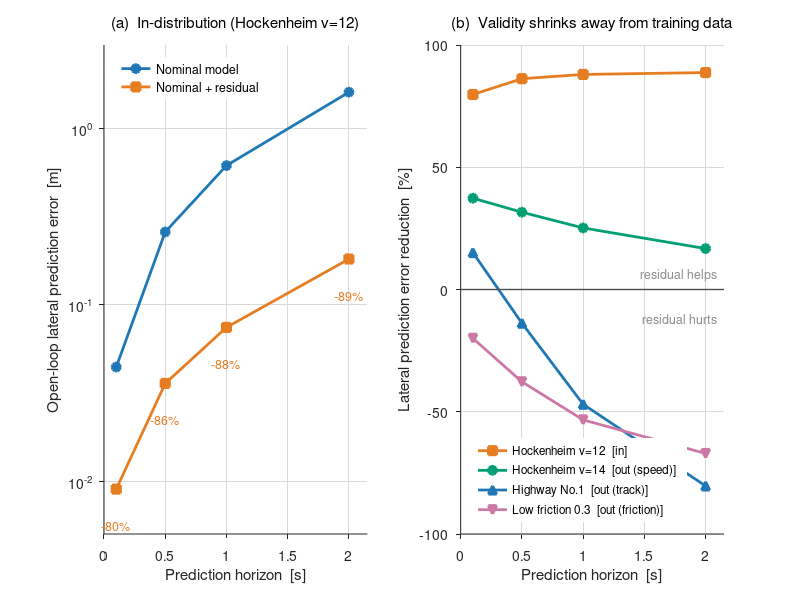

MATLAB code to generate this figure:
% 개루프 예측 오차 - 잔차가 '모델'을 개선하는가, 어디까지 개선하는가
%
% 지금까지의 증거는 전부 폐루프 추종 오차였다. 이 그림은 제어기를 거치지 않고
% 모델만으로 N 스텝을 적분해 실제 상태와 비교한다. 주장("잔차가 kinematic 모델
% 오차를 보정한다")과 증거가 직접 맞물리는 유일한 지표다.
%
% (a) 학습 분포 안(Hockenheim v=12): 예측구간이 길수록 격차가 벌어진다.
%     MPC 예측구간 2.0 s 에서 횡오차 예측이 1.62 m -> 0.18 m (89% 감소).
% (b) 조건별 개선율: 학습 분포에서 멀어질수록 단조롭게 무너지고, 미학습 트랙과
%     저마찰에서는 오히려 나빠진다. 그 두 조건의 폐루프 이득은 '모델이
%     정확해져서'가 아니라는 뜻이다(가중치만 올린 nominal 이 잔차를 따라잡는
%     results/b1/ 의 결과와 같은 방향).
%
% 데이터: fig_openloop.mat  (results/openloop_prediction.py 가 생성)
% 실행:   results/matlab/ 폴더 안에서 `plot_openloop`
% 요구:   base MATLAB 만 (툴박스 불필요). R2013a 이상.

clear; close all
load('fig_openloop.mat')

NOM  = [0.12 0.47 0.71];
RES  = [0.90 0.49 0.13];
GREY = [0.55 0.55 0.55];
GRN  = [0.00 0.62 0.45];      % Okabe-Ito bluish green (색약 안전)
PUR  = [0.80 0.47 0.65];      % Okabe-Ito reddish purple

h  = horizon_s(:);
DN = 2;                        % 채널 인덱스: 1=ds 2=dn 3=dalpha 4=dv

%% ---- 수치 표 출력 (명령창) ----
fprintf('\n=== Open-loop prediction error, lateral dn [m] ===\n');
fprintf('%-20s %-16s', 'case', 'distribution');
fprintf('%9.1fs', h); fprintf('\n');
for c = 1:numel(case_)
    fprintf('%-20s %-16s', case_{c}, dist{c});
    fprintf('%10.4f', squeeze(err(c,:,1,DN)));       % nominal
    fprintf('   <- nominal\n');
    fprintf('%-20s %-16s', '', '');
    fprintf('%10.4f', squeeze(err(c,:,2,DN)));       % +residual
    fprintf('   <- +residual\n');
    fprintf('%-20s %-16s', '', 'reduction');
    fprintf('%9.0f%%', improve_dn(c,:)); fprintf('\n');
end
fprintf(['\nPositive reduction = residual improves the model. ' ...
         'It degrades away from the training data.\n\n']);

figure('Color','w','Position',[80 80 1000 380])

%% (a) 학습 분포 안에서의 예측 오차 (Hockenheim v=12)
subplot(1,2,1); hold on; box off
set(gca,'FontSize',10,'TickDir','out','XGrid','on','YGrid','on', ...
        'GridColor',[.85 .85 .85],'GridAlpha',1,'Layer','bottom')
e_nom = squeeze(err(1,:,1,DN)); e_nom = e_nom(:);
e_res = squeeze(err(1,:,2,DN)); e_res = e_res(:);
p1 = plot(h, e_nom, '-o', 'Color', NOM, 'LineWidth', 2, 'MarkerSize', 6, ...
          'MarkerFaceColor', NOM);
p2 = plot(h, e_res, '-s', 'Color', RES, 'LineWidth', 2, 'MarkerSize', 6, ...
          'MarkerFaceColor', RES);
for k = 1:numel(h)
    text(h(k), e_res(k)*0.62, sprintf('-%.0f%%', improve_dn(1,k)), ...
         'Color', RES, 'FontSize', 9, 'HorizontalAlignment','center');
end
legend([p1 p2], {'Nominal model','Nominal + residual'}, ...
       'Location','northwest','Box','off','FontSize',9);
set(gca,'YScale','log')
xlim([0 2.15]); ylim([5e-3 3])
xlabel('Prediction horizon  [s]')
ylabel('Open-loop lateral prediction error  [m]')
title('(a)  In-distribution (Hockenheim v=12)','FontSize',11,'FontWeight','normal')

%% (b) 학습 분포에서 멀어질수록
subplot(1,2,2); hold on; box off
set(gca,'FontSize',10,'TickDir','out','XGrid','on','YGrid','on', ...
        'GridColor',[.85 .85 .85],'GridAlpha',1,'Layer','bottom')
cols = [RES; GRN; NOM; PUR];
mk   = {'-s','-o','-^','-v'};
hh = zeros(1, size(improve_dn,1));
for c = 1:size(improve_dn,1)
    yv = improve_dn(c,:); yv = yv(:);
    hh(c) = plot(h, yv, mk{c}, 'Color', cols(c,:), ...
                 'LineWidth', 2, 'MarkerSize', 6, 'MarkerFaceColor', cols(c,:));
end
plot([0 2.15], [0 0], '-', 'Color', [0.3 0.3 0.3], 'LineWidth', 1.0);
text(2.10, 6, 'residual helps', 'HorizontalAlignment','right', ...
     'FontSize',9,'Color',GREY);
text(2.10, -12, 'residual hurts', 'HorizontalAlignment','right', ...
     'FontSize',9,'Color',GREY);
lbl = cell(1, numel(case_));
for c = 1:numel(case_)
    lbl{c} = sprintf('%s  [%s]', case_{c}, dist{c});
end
legend(hh, lbl, 'Location','southwest','Box','off','FontSize',8.5);
xlim([0 2.15]); ylim([-100 100])
xlabel('Prediction horizon  [s]')
ylabel('Lateral prediction error reduction  [%]')
title('(b)  Validity shrinks away from training data','FontSize',11,'FontWeight','normal')
